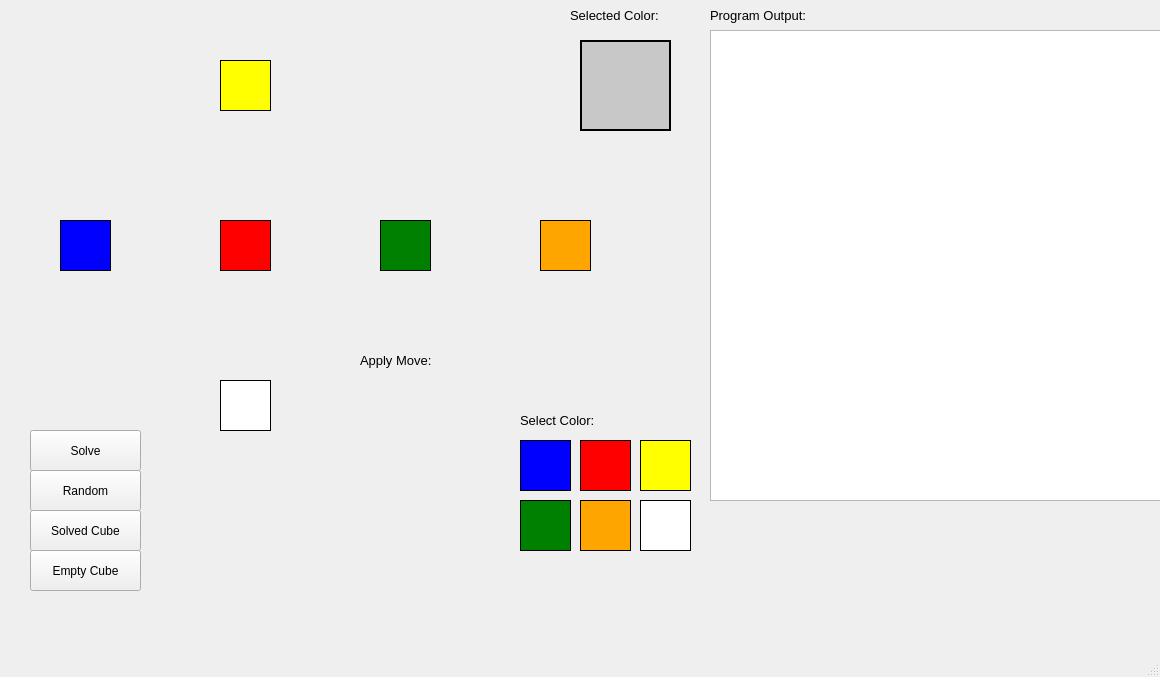
<?xml version="1.0" encoding="UTF-8"?>
<ui version="4.0">
 <class>Solver</class>
 <widget class="QMainWindow" name="Solver">
  <property name="geometry">
   <rect>
    <x>0</x>
    <y>0</y>
    <width>1160</width>
    <height>677</height>
   </rect>
  </property>
  <property name="windowTitle">
   <string>Solver</string>
  </property>
  <widget class="QWidget" name="centralwidget">
   <widget class="QPushButton" name="pushButton_50">
    <property name="geometry">
     <rect>
      <x>540</x>
      <y>220</y>
      <width>51</width>
      <height>51</height>
     </rect>
    </property>
    <property name="styleSheet">
     <string notr="true">QPushButton { background-color: orange; border: 1px solid black; }</string>
    </property>
    <property name="text">
     <string/>
    </property>
   </widget>
   <widget class="QLabel" name="label">
    <property name="geometry">
     <rect>
      <x>710</x>
      <y>0</y>
      <width>131</width>
      <height>31</height>
     </rect>
    </property>
    <property name="text">
     <string>&lt;html&gt;&lt;head/&gt;&lt;body&gt;&lt;p&gt;&lt;span style=&quot; font-size:10pt;&quot;&gt;Program Output:&lt;/span&gt;&lt;/p&gt;&lt;/body&gt;&lt;/html&gt;</string>
    </property>
   </widget>
   <widget class="QLabel" name="label_2">
    <property name="geometry">
     <rect>
      <x>570</x>
      <y>0</y>
      <width>121</width>
      <height>31</height>
     </rect>
    </property>
    <property name="text">
     <string>&lt;html&gt;&lt;head/&gt;&lt;body&gt;&lt;p&gt;&lt;span style=&quot; font-size:10pt;&quot;&gt;Selected Color:&lt;/span&gt;&lt;/p&gt;&lt;/body&gt;&lt;/html&gt;</string>
    </property>
   </widget>
   <widget class="QLabel" name="label_3">
    <property name="geometry">
     <rect>
      <x>360</x>
      <y>350</y>
      <width>101</width>
      <height>21</height>
     </rect>
    </property>
    <property name="text">
     <string>&lt;html&gt;&lt;head/&gt;&lt;body&gt;&lt;p&gt;&lt;span style=&quot; font-size:10pt;&quot;&gt;Apply Move:&lt;/span&gt;&lt;/p&gt;&lt;/body&gt;&lt;/html&gt;</string>
    </property>
   </widget>
   <widget class="QPushButton" name="reset_cube">
    <property name="geometry">
     <rect>
      <x>30</x>
      <y>550</y>
      <width>111</width>
      <height>41</height>
     </rect>
    </property>
    <property name="text">
     <string>Empty Cube</string>
    </property>
   </widget>
   <widget class="QPushButton" name="pushButton_64">
    <property name="geometry">
     <rect>
      <x>580</x>
      <y>40</y>
      <width>91</width>
      <height>91</height>
     </rect>
    </property>
    <property name="styleSheet">
     <string notr="true">QPushButton { background-color: rgb(200, 200, 200); border: 2px solid black; }</string>
    </property>
    <property name="text">
     <string/>
    </property>
   </widget>
   <widget class="QPushButton" name="yellow_button">
    <property name="geometry">
     <rect>
      <x>640</x>
      <y>440</y>
      <width>51</width>
      <height>51</height>
     </rect>
    </property>
    <property name="styleSheet">
     <string notr="true">QPushButton { background-color: yellow; border: 1px solid black; }</string>
    </property>
    <property name="text">
     <string/>
    </property>
   </widget>
   <widget class="QTextBrowser" name="textBrowser">
    <property name="geometry">
     <rect>
      <x>710</x>
      <y>30</y>
      <width>451</width>
      <height>471</height>
     </rect>
    </property>
    <property name="html">
     <string>&lt;!DOCTYPE HTML PUBLIC &quot;-//W3C//DTD HTML 4.0//EN&quot; &quot;http://www.w3.org/TR/REC-html40/strict.dtd&quot;&gt;
&lt;html&gt;&lt;head&gt;&lt;meta name=&quot;qrichtext&quot; content=&quot;1&quot; /&gt;&lt;style type=&quot;text/css&quot;&gt;
p, li { white-space: pre-wrap; }
&lt;/style&gt;&lt;/head&gt;&lt;body style=&quot; font-family:'MS Shell Dlg 2'; font-size:7.8pt; font-weight:400; font-style:normal;&quot;&gt;
&lt;p style=&quot;-qt-paragraph-type:empty; margin-top:0px; margin-bottom:0px; margin-left:0px; margin-right:0px; -qt-block-indent:0; text-indent:0px; font-family:'MS Shell Dlg 2'; font-size:9pt;&quot;&gt;&lt;br /&gt;&lt;/p&gt;&lt;/body&gt;&lt;/html&gt;</string>
    </property>
   </widget>
   <widget class="QPushButton" name="pushButton_41">
    <property name="geometry">
     <rect>
      <x>380</x>
      <y>220</y>
      <width>51</width>
      <height>51</height>
     </rect>
    </property>
    <property name="styleSheet">
     <string notr="true">QPushButton { background-color: green; border: 1px solid black; }</string>
    </property>
    <property name="text">
     <string/>
    </property>
   </widget>
   <widget class="QPushButton" name="white_button">
    <property name="geometry">
     <rect>
      <x>640</x>
      <y>500</y>
      <width>51</width>
      <height>51</height>
     </rect>
    </property>
    <property name="styleSheet">
     <string notr="true">QPushButton { background-color: white; border: 1px solid black; }</string>
    </property>
    <property name="text">
     <string/>
    </property>
   </widget>
   <widget class="QPushButton" name="red_button">
    <property name="geometry">
     <rect>
      <x>580</x>
      <y>440</y>
      <width>51</width>
      <height>51</height>
     </rect>
    </property>
    <property name="styleSheet">
     <string notr="true">QPushButton { background-color: red; border: 1px solid black; }</string>
    </property>
    <property name="text">
     <string/>
    </property>
   </widget>
   <widget class="QPushButton" name="orange_button">
    <property name="geometry">
     <rect>
      <x>580</x>
      <y>500</y>
      <width>51</width>
      <height>51</height>
     </rect>
    </property>
    <property name="styleSheet">
     <string notr="true">QPushButton { background-color: orange; border: 1px solid black; }</string>
    </property>
    <property name="text">
     <string/>
    </property>
   </widget>
   <widget class="QPushButton" name="blue_button">
    <property name="geometry">
     <rect>
      <x>520</x>
      <y>440</y>
      <width>51</width>
      <height>51</height>
     </rect>
    </property>
    <property name="styleSheet">
     <string notr="true">QPushButton { background-color: blue; border: 1px solid black; }</string>
    </property>
    <property name="text">
     <string/>
    </property>
   </widget>
   <widget class="QPushButton" name="green_button">
    <property name="geometry">
     <rect>
      <x>520</x>
      <y>500</y>
      <width>51</width>
      <height>51</height>
     </rect>
    </property>
    <property name="styleSheet">
     <string notr="true">QPushButton { background-color: green; border: 1px solid black; }</string>
    </property>
    <property name="text">
     <string/>
    </property>
   </widget>
   <widget class="QPushButton" name="pushButton_14">
    <property name="geometry">
     <rect>
      <x>220</x>
      <y>220</y>
      <width>51</width>
      <height>51</height>
     </rect>
    </property>
    <property name="mouseTracking">
     <bool>false</bool>
    </property>
    <property name="styleSheet">
     <string notr="true">QPushButton { background-color: red; border: 1px solid black; }</string>
    </property>
    <property name="text">
     <string/>
    </property>
   </widget>
   <widget class="QPushButton" name="pushButton_5">
    <property name="geometry">
     <rect>
      <x>60</x>
      <y>220</y>
      <width>51</width>
      <height>51</height>
     </rect>
    </property>
    <property name="styleSheet">
     <string notr="true">QPushButton { background-color: blue; border: 1px solid black; }</string>
    </property>
    <property name="text">
     <string/>
    </property>
   </widget>
   <widget class="QPushButton" name="random_pattern">
    <property name="geometry">
     <rect>
      <x>30</x>
      <y>470</y>
      <width>111</width>
      <height>41</height>
     </rect>
    </property>
    <property name="text">
     <string>Random</string>
    </property>
   </widget>
   <widget class="QPushButton" name="pushButton_32">
    <property name="geometry">
     <rect>
      <x>220</x>
      <y>380</y>
      <width>51</width>
      <height>51</height>
     </rect>
    </property>
    <property name="styleSheet">
     <string notr="true">QPushButton { background-color: white; border: 1px solid black; }</string>
    </property>
    <property name="text">
     <string/>
    </property>
   </widget>
   <widget class="QPushButton" name="pushButton_23">
    <property name="geometry">
     <rect>
      <x>220</x>
      <y>60</y>
      <width>51</width>
      <height>51</height>
     </rect>
    </property>
    <property name="styleSheet">
     <string notr="true">QPushButton { background-color: yellow; border: 1px solid black; }</string>
    </property>
    <property name="text">
     <string/>
    </property>
   </widget>
   <widget class="QPushButton" name="solved_cube">
    <property name="geometry">
     <rect>
      <x>30</x>
      <y>510</y>
      <width>111</width>
      <height>41</height>
     </rect>
    </property>
    <property name="text">
     <string>Solved Cube</string>
    </property>
   </widget>
   <widget class="QPushButton" name="solve_button">
    <property name="geometry">
     <rect>
      <x>30</x>
      <y>430</y>
      <width>111</width>
      <height>41</height>
     </rect>
    </property>
    <property name="text">
     <string>Solve</string>
    </property>
   </widget>
   <widget class="QLabel" name="label_4">
    <property name="geometry">
     <rect>
      <x>520</x>
      <y>410</y>
      <width>101</width>
      <height>21</height>
     </rect>
    </property>
    <property name="text">
     <string>&lt;html&gt;&lt;head/&gt;&lt;body&gt;&lt;p&gt;&lt;span style=&quot; font-size:10pt;&quot;&gt;Select Color:&lt;/span&gt;&lt;/p&gt;&lt;/body&gt;&lt;/html&gt;</string>
    </property>
   </widget>
  </widget>
  <widget class="QMenuBar" name="menubar">
   <property name="geometry">
    <rect>
     <x>0</x>
     <y>0</y>
     <width>1160</width>
     <height>26</height>
    </rect>
   </property>
  </widget>
  <widget class="QStatusBar" name="statusbar"/>
 </widget>
 <resources/>
 <connections/>
</ui>
